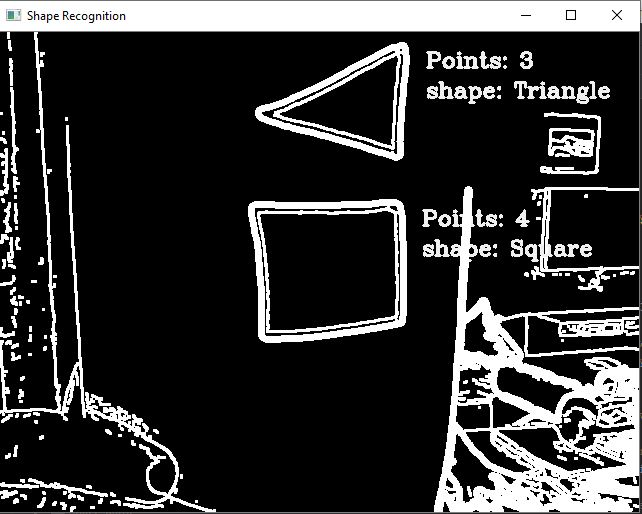
#> input picture Example.JPG, 642 x 514 px, given in place of the camera
$ python main.py
#> lines starting #> are read from the running program, lines starting #| are printed output that depends on the picture; after the words box and inside, x2 and y2 are one past the last pixel; in counts of white or black regions, pixels touching at a corner belong together
import cv2
import numpy


def contour(image):
    image_afrer_contour = image.copy()
    shapes = {
        0: "Circle",
        1: "Dot",
        2: "line",
        3: "Triangle",
        4: "Square",
        5: "Pentagon",
        6: "Hexagon",
        7: "Heptagon",
        8: "Octagon",
        9: "Nonagon",
        10: "Decagon",
        11: "Hendecagon",
        12: "Dodecagon",
        13: "Tridecagon",
        14: "Tetradecagon",
        15: "Pentadecagon",
        16: "Hexadecagon",
        17: "Heptadecagon",
        18: "Octadecagon",
        19: "Enneadecagon",
        20: "Icosagon"
    }
    contours, hierarchy_param_NotInUze = cv2.findContours(image, cv2.RETR_EXTERNAL, cv2.CHAIN_APPROX_NONE)

    for contour in contours:
        if cv2.contourArea(contour) > 1000:
            cv2.drawContours(image_afrer_contour, contour, -1, (255, 200, 250), 6)

            contour_length = cv2.arcLength(contour, True)
            points_approximation = cv2.approxPolyDP(contour, 0.02 * contour_length, True)

            if shapes[len(points_approximation)]:
                print(shapes[len(points_approximation)] + '      ' + str(len(points_approximation)))

            a, b, c, h = cv2.boundingRect(points_approximation)

            cv2.putText(image_afrer_contour, "Points: " + str(len(points_approximation)), (a + c + 20, b + 20),
                        cv2.FONT_HERSHEY_COMPLEX, .7, (240, 255, 0), 2)
            cv2.putText(image_afrer_contour, "shape: " + shapes[len(points_approximation)], (a + c + 20, b + 50),
                        cv2.FONT_HERSHEY_COMPLEX, .7, (240, 255, 0), 2)

    return image_afrer_contour

def img_to_blur_and_grayscale(original_capture):
    gray_scale_capture = cv2.cvtColor(original_capture, cv2.COLOR_BGR2GRAY)
    blur_image = cv2.GaussianBlur(gray_scale_capture, (7, 7), 1)

    return blur_image, gray_scale_capture

def main():
    capture = cv2.VideoCapture(0)
    while True:
        ok, img_for_show = capture.read()
#> img_for_show is the input picture: shape (514, 642, 3); mean B, G, R 52.7, 52.7, 52.7
        blur_image, gray_image = img_to_blur_and_grayscale(img_for_show)
#> in img_to_blur_and_grayscale, `blur_image = cv2.GaussianBlur(gray_scale_capture, (7, 7), 1)`:
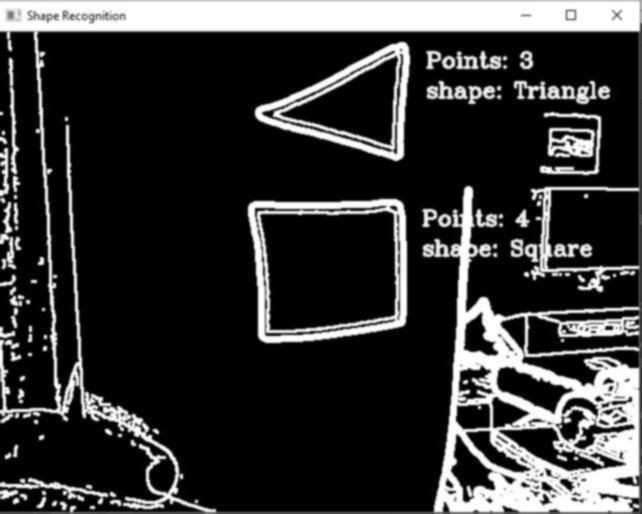
#> blur_image: shape (514, 642); min 0, max 255, mean 52.9

        #Identify edges in a grayscale image using a canny algorithm
        canny_image = cv2.Canny(blur_image, 23 , 20)
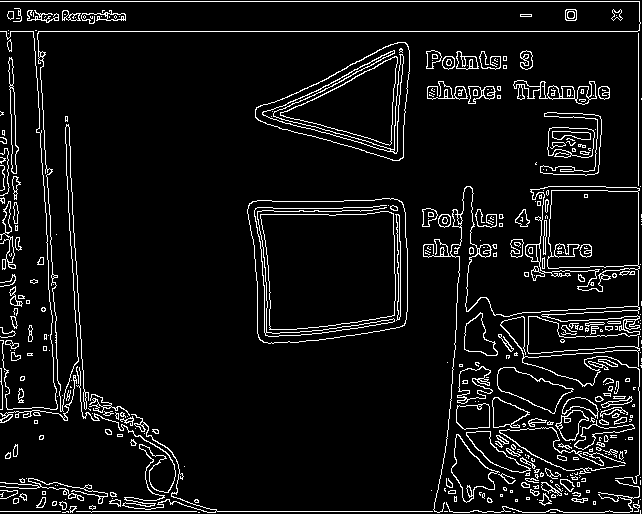
#> canny_image: shape (514, 642); 6.9% white in thin lines or dots

        # create 5X5 array of 1's
        array_for_dilation = numpy.ones((3, 3))

        #We will use the cv2.dilate function to emphasize the shape
        dilation_image = cv2.dilate(canny_image, array_for_dilation, 1)
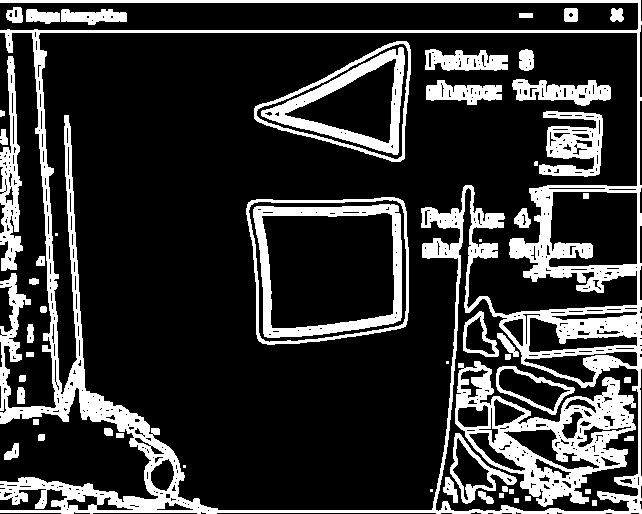
#> dilation_image: shape (514, 642); 20.9% white; 56 white regions (6 under 20 px)

        image_after_contour_filter = contour(dilation_image)
#> in contour, `contours, hierarchy_param_NotInUze = cv2.findContours(image, cv2.RETR_..`: contours = 22 contours, 1 with area under 20; largest, box (x1, y1, x2, y2) and area: (0, 0, 642, 514) 284243, (0, 56, 23, 271) 2342, (61, 9, 127, 25) 646, (26, 9, 60, 24) 330, (6, 7, 23, 23) 193
#> the loop in contour, `for contour in contours:` made 22 passes
#> (contour_length, points_approximation, a, b, c, h) on pass 15: (604.8, [[12, 56], [1, 270], [22, 250], [9, 234]], 1, 56, 22, 215)
#> (contour_length, a, b, c, h) on pass 22: (5063, 0, 0, 642, 514)
#| Square      4
#| Octagon      8
#> after the loop in contour, `for contour in contours:`:
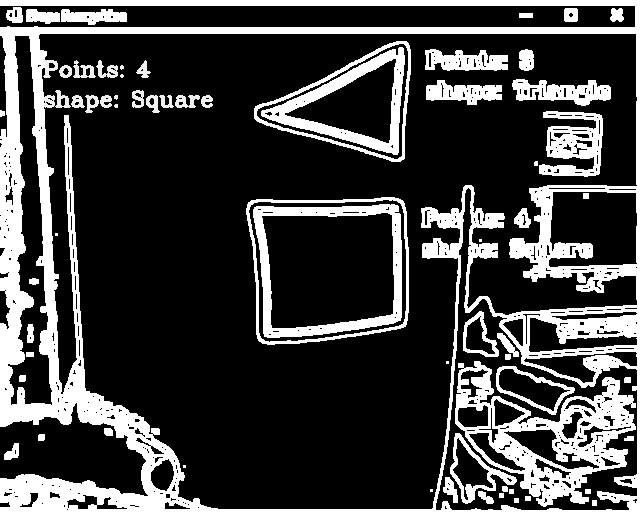
#> image_afrer_contour: shape (514, 642); 4.47% of pixels changed, all inside (x1, y1, x2, y2) = (0, 0, 642, 514)

        #show image
        cv2.imshow('Shape Recognition', image_after_contour_filter)

        key = cv2.waitKey(1)
#> (key Esc is pressed here)
        #close window on ESC
        if key == 27:
            break


main()

$ run again, on Capture.JPG
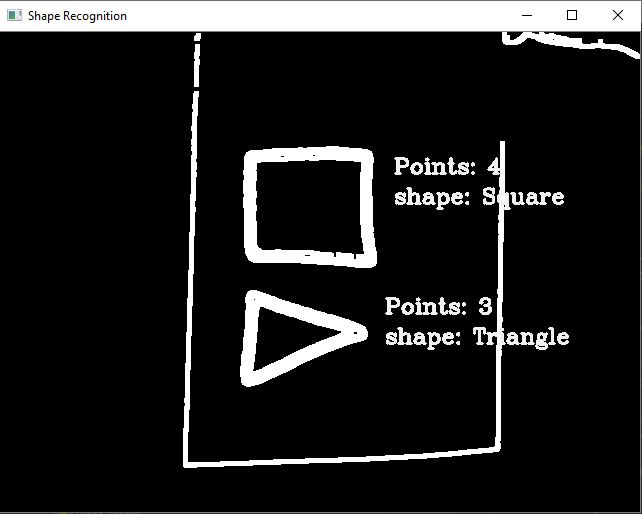
#> input picture Capture.JPG, 642 x 514 px, given in place of the camera
#> in main, img_for_show is the input picture: shape (514, 642, 3); mean B, G, R 31.8, 31.8, 31.8
#> in main, `canny_image = cv2.Canny(blur_image, 23 , 20)`:
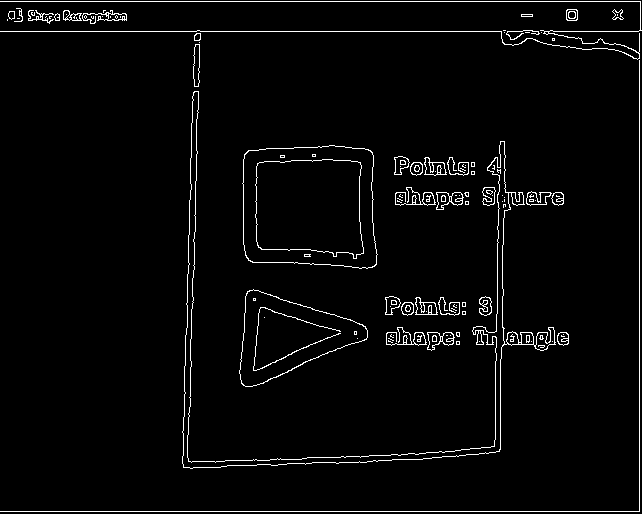
#> canny_image: shape (514, 642); 2.9% white in thin lines or dots
#> dilation_image: shape (514, 642); 9% white; 24 white regions (1 under 20 px)
#> contours = 15 contours; largest, box (x1, y1, x2, y2) and area: (241, 144, 379, 270) 15566, (181, 90, 570, 470) 10086, (238, 288, 369, 388) 7528, (0, 0, 642, 513) 7470, (393, 155, 476, 177) 1205
#> the loop in contour, `for contour in contours:` made 15 passes
#> (contour_length, points_approximation, a, b, c, h) on passes 4, 7: (398.2, [[240, 384], [365, 341], [368, 329], [248, 289]], 240, 289, 129, 96), (503.5, [[373, 151], [247, 149], [247, 261], [375, 267]], 247, 149, 129, 119)
#> (printed output is left out)
#> after the loop in contour, `for contour in contours:`:
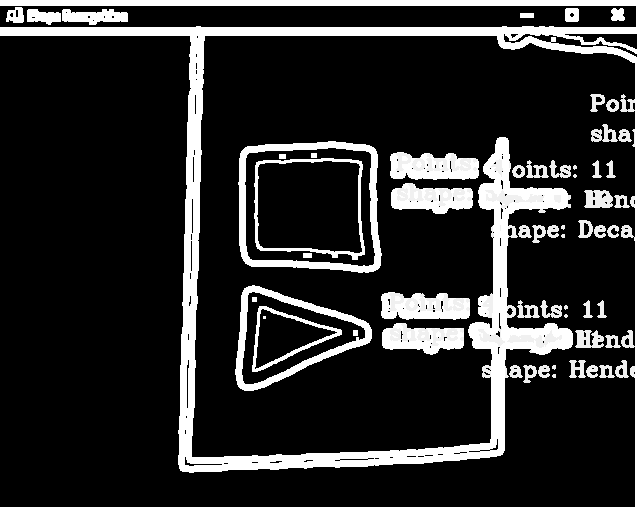
#> image_afrer_contour: shape (514, 642); min 0, max 255, mean 46.5
